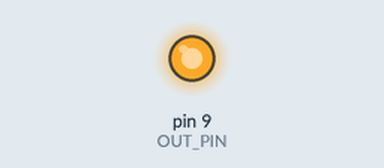
A sketch run on a simulated Arduino Uno, built with avr-gcc and run on an emulated ATmega328P. Parts: output pins drawn as LEDs (lit = HIGH). What the sketch prints to the serial monitor is not drawn.

Above: at 0.05 s.
At 2.4 s:
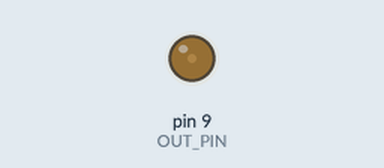
Timing chart, 0 to 6.7 s (numbered marks = the images above):
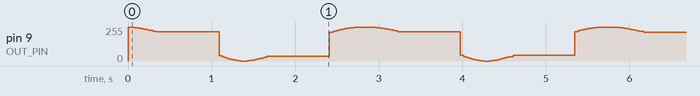

The sketch:

piezoBuzzer.ino
```cpp
const int OUT_PIN = 9;

void setup()
{
  pinMode(OUT_PIN, OUTPUT);

  Serial.begin(9600);
}

float g_x = 0;
void loop()
{
  g_x += 0.01f;
  double y = cos( g_x );
  int vol = y*128 + 128;
  Serial.println( vol );

  analogWrite(OUT_PIN, vol);
//digitalWrite(OUT_PIN, HIGH);
}
```
